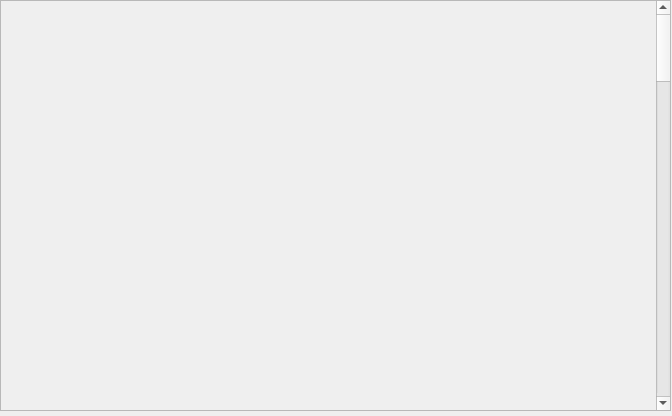
<?xml version="1.0" encoding="UTF-8"?>
<ui version="4.0">
 <class>Form</class>
 <widget class="QWidget" name="Form">
  <property name="geometry">
   <rect>
    <x>0</x>
    <y>0</y>
    <width>672</width>
    <height>416</height>
   </rect>
  </property>
  <property name="windowTitle">
   <string>Form</string>
  </property>
  <widget class="QScrollArea" name="scrollArea">
   <property name="geometry">
    <rect>
     <x>0</x>
     <y>0</y>
     <width>671</width>
     <height>411</height>
    </rect>
   </property>
   <property name="widgetResizable">
    <bool>true</bool>
   </property>
   <widget class="QWidget" name="scrollAreaWidgetContents">
    <property name="geometry">
     <rect>
      <x>0</x>
      <y>-1941</y>
      <width>654</width>
      <height>2350</height>
     </rect>
    </property>
    <property name="minimumSize">
     <size>
      <width>0</width>
      <height>2350</height>
     </size>
    </property>

    <widget class="QWidget" name="verticalLayoutWidget">
     <property name="geometry">
      <rect>
       <x>10</x>
       <y>10</y>
       <width>641</width>
       <height>2321</height>
      </rect>
     </property>
     <layout class="QVBoxLayout" name="verticalLayout">
      <item>
      <widget class="caInclude" name="cainclude_10">
       <property name="geometry">
        <rect>
         <x>10</x>
         <y>10</y>
         <width>631</width>
         <height>285</height>
        </rect>
       </property>
       <property name="macro">
        <string notr="true">ID=0, SYS=$(SYS),DEVICE=$(DEVICE)</string>
       </property>
       <property name="filename" stdset="0">
        <string notr="true">G_EVR_prescaler-withPulserTrigger.ui</string>
       </property>
       <property name="visibility">
        <enum>caInclude::StaticV</enum>
       </property>
       <property name="channel" stdset="0">
        <string notr="true"/>
       </property>
      </widget>
    </item><item>
      <widget class="caInclude" name="cainclude_11">
       <property name="geometry">
        <rect>
         <x>10</x>
         <y>300</y>
         <width>631</width>
         <height>285</height>
        </rect>
       </property>
       <property name="macro">
        <string notr="true">ID=1, SYS=$(SYS),DEVICE=$(DEVICE)</string>
       </property>
       <property name="filename" stdset="0">
        <string notr="true">G_EVR_prescaler-withPulserTrigger.ui</string>
       </property>
       <property name="visibility">
        <enum>caInclude::StaticV</enum>
       </property>
       <property name="channel" stdset="0">
        <string notr="true"/>
       </property>
      </widget>
    </item><item>
      <widget class="caInclude" name="cainclude_12">
       <property name="geometry">
        <rect>
         <x>10</x>
         <y>590</y>
         <width>631</width>
         <height>285</height>
        </rect>
       </property>
       <property name="macro">
        <string notr="true">ID=2, SYS=$(SYS),DEVICE=$(DEVICE)</string>
       </property>
       <property name="filename" stdset="0">
        <string notr="true">G_EVR_prescaler-withPulserTrigger.ui</string>
       </property>
       <property name="visibility">
        <enum>caInclude::StaticV</enum>
       </property>
       <property name="channel" stdset="0">
        <string notr="true"/>
       </property>
      </widget>
    </item><item>
      <widget class="caInclude" name="cainclude_13">
       <property name="geometry">
        <rect>
         <x>10</x>
         <y>880</y>
         <width>631</width>
         <height>285</height>
        </rect>
       </property>
       <property name="macro">
        <string notr="true">ID=3, SYS=$(SYS),DEVICE=$(DEVICE)</string>
       </property>
       <property name="filename" stdset="0">
        <string notr="true">G_EVR_prescaler-withPulserTrigger.ui</string>
       </property>
       <property name="visibility">
        <enum>caInclude::StaticV</enum>
       </property>
       <property name="channel" stdset="0">
        <string notr="true"/>
       </property>
      </widget>
    </item><item>
      <widget class="caInclude" name="cainclude_14">
       <property name="geometry">
        <rect>
         <x>10</x>
         <y>1170</y>
         <width>631</width>
         <height>285</height>
        </rect>
       </property>
       <property name="macro">
        <string notr="true">ID=4, SYS=$(SYS),DEVICE=$(DEVICE)</string>
       </property>
       <property name="filename" stdset="0">
        <string notr="true">G_EVR_prescaler-withPulserTrigger.ui</string>
       </property>
       <property name="visibility">
        <enum>caInclude::StaticV</enum>
       </property>
       <property name="channel" stdset="0">
        <string notr="true"/>
       </property>
      </widget>
    </item><item>
      <widget class="caInclude" name="cainclude_15">
       <property name="geometry">
        <rect>
         <x>10</x>
         <y>1460</y>
         <width>631</width>
         <height>285</height>
        </rect>
       </property>
       <property name="macro">
        <string notr="true">ID=5, SYS=$(SYS),DEVICE=$(DEVICE)</string>
       </property>
       <property name="filename" stdset="0">
        <string notr="true">G_EVR_prescaler-withPulserTrigger.ui</string>
       </property>
       <property name="visibility">
        <enum>caInclude::StaticV</enum>
       </property>
       <property name="channel" stdset="0">
        <string notr="true"/>
       </property>
      </widget>
    </item><item>
      <widget class="caInclude" name="cainclude_16">
       <property name="geometry">
        <rect>
         <x>10</x>
         <y>2040</y>
         <width>631</width>
         <height>285</height>
        </rect>
       </property>
       <property name="macro">
        <string notr="true">ID=6, SYS=$(SYS),DEVICE=$(DEVICE)</string>
       </property>
       <property name="filename" stdset="0">
        <string notr="true">G_EVR_prescaler-withPulserTrigger.ui</string>
       </property>
       <property name="visibility">
        <enum>caInclude::StaticV</enum>
       </property>
       <property name="channel" stdset="0">
        <string notr="true"/>
       </property>
      </widget>
    </item><item>
      <widget class="caInclude" name="cainclude_17">
       <property name="geometry">
        <rect>
         <x>10</x>
         <y>1750</y>
         <width>631</width>
         <height>285</height>
        </rect>
       </property>
       <property name="macro">
        <string notr="true">ID=7, SYS=$(SYS),DEVICE=$(DEVICE)</string>
       </property>
       <property name="filename" stdset="0">
        <string notr="true">G_EVR_prescaler-withPulserTrigger.ui</string>
       </property>
       <property name="visibility">
        <enum>caInclude::StaticV</enum>
       </property>
       <property name="channel" stdset="0">
        <string notr="true"/>
       </property>
      </widget>

      </item>
     </layout>
    </widget>
   </widget>
  </widget>
 </widget>
 <customwidgets>
  <customwidget>
   <class>caInclude</class>
   <extends>QWidget</extends>
   <header>caInclude</header>
  </customwidget>
 </customwidgets>
 <resources/>
 <connections/>
</ui>
